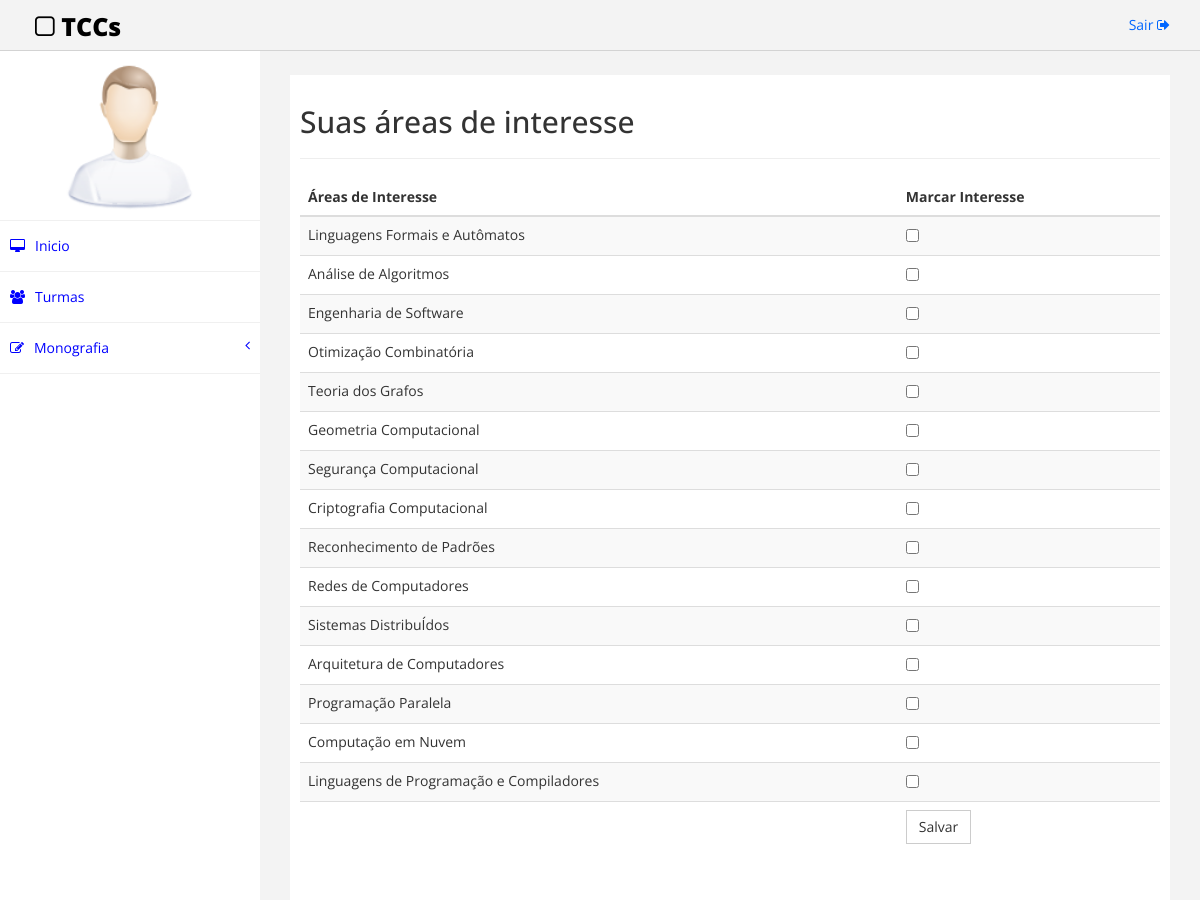
/src/areaInteresse.php (signed in), run on an earlier commit of the app's database.
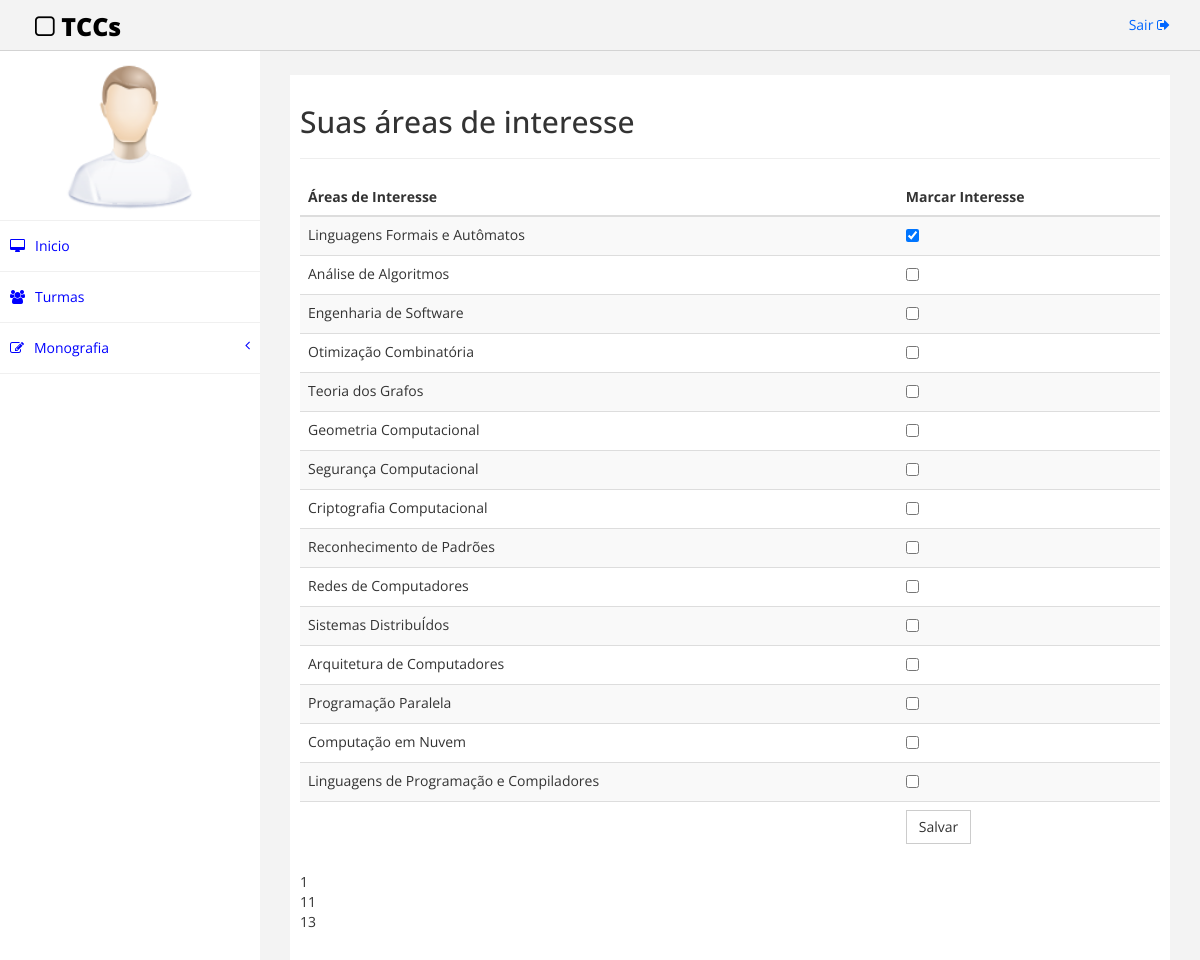
And on a later commit of the database.
### tables this page shows
CREATE TABLE IF NOT EXISTS `area_interesse` (
  `idInteresse` int(11) NOT NULL AUTO_INCREMENT,
  `nomeInteresse` varchar(50) NOT NULL,
  PRIMARY KEY (`idInteresse`)
);

CREATE TABLE IF NOT EXISTS `prof_has_interesse` (
  `siape` varchar(20) DEFAULT NULL,
  `idInteresse` int(11) DEFAULT NULL,
  KEY `siape` (`siape`),
  KEY `idInteresse` (`idInteresse`)
);

### src/areaInteresse.php (the view, shortened to what this page needs)
<!DOCTYPE html>
<html>
<head>
    <link href="assets/css/bootstrap.css" rel="stylesheet" />
    <link href="assets/css/font-awesome.css" rel="stylesheet" />
    <link href="assets/css/custom.css" rel="stylesheet" />
</head>
<body>
    <div id="wrapper">
         <div class="navbar navbar-inverse navbar-fixed-top">
            <div class="adjust-nav">
                <div class="navbar-header">
                    <a class="navbar-brand" href="#"><i class="fa fa-square-o "></i>&nbsp;TCCs</a>
                </div>
                <div class="navbar-collapse collapse">
                    <ul class="nav navbar-nav navbar-right">
                        <li><a href="./action/logout.php">Sair <i class="fa fa-sign-out "></i></a></li>
                    </ul>
                </div>
            </div>
        </div>
        <nav class="navbar-default navbar-side" role="navigation">
            <div class="sidebar-collapse">
                <ul class="nav" id="main-menu">
                    <li class="text-center user-image-back">
                        <img src="assets/img/find_user.png" class="img-responsive user-image" />
                    </li>
                     <li>
                        <a href=<?php if($_SESSION['sou'] == 2){
        echo "'indexProfessor.php'";} else {echo "'indexCoordenador.php'";} ?>><i class="fa fa-desktop "></i>Inicio</a>
                    </li>
                    <li>
                        <a href="turmas.php"><i class="fa fa-users "></i>Turmas</a>
                    </li>
                    <li>
                        <a href="#"><i class="fa fa-edit "></i>Monografia<span class="fa arrow"></span></a>
                    </li>
            </div>
        </nav>
        <div id="page-wrapper" >
            <div id="page-inner">
                <div class="row">
                    <div class="col-md-12">
                     <h2>Suas áreas de interesse</h2>
                     <hr />
                    </div>
                </div>
                <div class="row">
                <form class="form-horizontal" action="./action/cadastra_interesse.php" method="post">
                    <div class="col-md-12">
                        <table class="table table-striped table-hover table-responsive">
                            <thead>
                                <tr>
                                    <th>
                                        Áreas de Interesse
                                    </th>
                                    <th>
                                        Marcar Interesse
                                    </th>
                                </tr>
                            </thead>
                            <tbody>
                                <?php
                                    $conn = new Connection();
                                    $connection = $conn->getConnection();
                                    $sql = "SELECT * FROM `area_interesse`;";
                                    $resultado = mysqli_query($connection, $sql) or die ("Erro ao conectar na tabela " . mysqli_error($connection));
                                    $sqlcheck = "SELECT * FROM `prof_has_interesse` WHERE `prof_has_interesse`.`siape` = ".$_SESSION['usuario'].";";
                                    $resultcheck = mysqli_query($connection, $sqlcheck) or die ("Erro ao conectar na tabela " . mysqli_error($connection));
                                    while($row = $resultado->fetch_assoc()) {
                                    $rowcheck = mysqli_fetch_assoc($resultcheck);
                                    if($rowcheck["idInteresse"] == $row["idInteresse"]){
                                        $check = 'checked="checked"';
                                    }
                                            echo "<tr>
                                                    <td>
                                                        ".$row["nomeInteresse"]."
                                                    </td>
                                                    <td>
                                                        <input type='checkbox' name='check_box[]' value='".$row["idInteresse"]."' ".$check." />
                                                    </td>
                                                </tr>";
                                                $check='';
                                   }
                                ?>
                                <tr>
                                <td>
                                </td>
                                        <td>
                                        <button type="submit" name="submit" class="btn btn-default" margin->Salvar</button>
                                        </td>
                                        </tr>
                      </div>
                        <?php
                                    $conn = new Connection();
                                    $connection = $conn->getConnection();
                                    $sql = "SELECT * FROM `prof_has_interesse` WHERE `prof_has_interesse`.`siape` = ".$_SESSION['usuario'].";";
                                    $resultado = mysqli_query($connection, $sql) or die ("Erro ao conectar na tabela " . mysqli_error($connection));
                                    while($row = $resultado->fetch_assoc()) {
                                            echo $row["idInteresse"];
                                   }
                                ?>
                    </div>
                </div>
            </div>
            </div>
</body>
</html>

### src/assets/css/custom.css (style rules this page uses)
body { font-family: 'Open Sans', sans-serif; }
#wrapper { width: 100%; margin-top:50px; }
#page-wrapper { padding: 15px 15px; min-height: 600px; background:#F3F3F3; }
#page-inner { width:100%; margin:10px 20px 10px 0px; background-color:#fff!important; padding:10px; min-height:1200px; }
.text-center { text-align:center; }
.user-image-back { background-color: white; padding: 10px; }
.user-image { width: 150px; height: 150px; display: block; margin: 0 auto; }
.navbar-inverse .navbar-nav > li > a { color: #06F; }
.arrow { float: right; }
.fa.arrow:before { content: "\f104"; }
.sidebar-collapse , .sidebar-collapse .nav { background:none; }
.sidebar-collapse .nav { padding:0; }
.sidebar-collapse .nav > li > a { background: #FFFFFF; text-shadow: none; color:#0000FF; }
.sidebar-collapse > .nav > li > a { padding:15px 10px; }
.sidebar-collapse > .nav > li { border-bottom: 1px solid rgba(240, 240, 240, 1) !important; }
.navbar-side { border:none; background-color: #202020; }
.navbar-inverse { background-color: #f3f3f3; border-color: #D3D3D3; }
.navbar-default { border:0px solid #DDDDDD; }
.nav > li > a > i { margin-right:10px; }
.navbar-inverse .navbar-brand { color: #000000; font-size: 25px; font-weight: 900; }
.adjust-nav { padding-left:20px;padding-right:20px; }
.btn { border-radius: 0px; -webkit-border-radius: 0px; -moz-border-radius: 0px; }
@media (min-width:768px) { #page-wrapper { margin: 0 0 0 260px; padding: 15px 30px; min-height: 1200px; } }
@media (min-width:768px) { .navbar-side { z-index: 1; position: absolute; width: 260px; } }
@media (min-width:768px) { .navbar { border-radius: 0px; } }

What changed in the data, as far as the page shows it:
computed for area_interesse "Linguagens Formais e Autômatos": idInteresse "☐" → "☑"
added prof_has_interesse: idInteresse "1"
added prof_has_interesse: idInteresse "11"
added prof_has_interesse: idInteresse "13"
